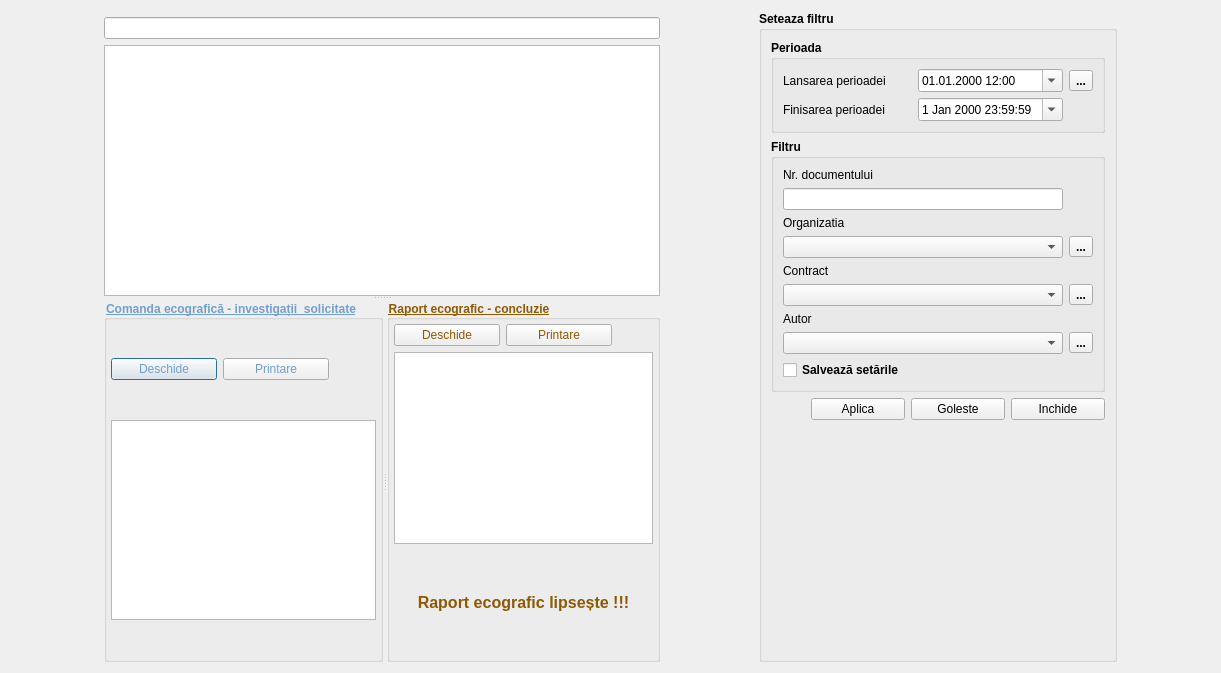
<?xml version="1.0" encoding="UTF-8"?>
<ui version="4.0">
 <class>OrderView</class>
 <widget class="QDialog" name="OrderView">
  <property name="geometry">
   <rect>
    <x>0</x>
    <y>0</y>
    <width>1221</width>
    <height>673</height>
   </rect>
  </property>
  <property name="font">
   <font>
    <family>Segoe UI</family>
   </font>
  </property>
  <property name="windowTitle">
   <string>Dialog</string>
  </property>
  <property name="windowIcon">
   <iconset resource="../../resources/resource.qrc">
    <normaloff>:/img/documents/orderEcho.png</normaloff>:/img/documents/orderEcho.png</iconset>
  </property>
  <layout class="QGridLayout" name="gridLayout_6">
   <item row="1" column="0">
    <widget class="SearchLineEdit" name="editFilterPattern">
     <property name="sizePolicy">
      <sizepolicy hsizetype="Preferred" vsizetype="Fixed">
       <horstretch>0</horstretch>
       <verstretch>0</verstretch>
      </sizepolicy>
     </property>
     <property name="clearButtonEnabled">
      <bool>true</bool>
     </property>
    </widget>
   </item>
   <item row="2" column="0">
    <widget class="QSplitter" name="splitter_3">
     <property name="orientation">
      <enum>Qt::Orientation::Vertical</enum>
     </property>
     <widget class="QTableView" name="tableView"/>
     <widget class="QSplitter" name="splitter">
      <property name="orientation">
       <enum>Qt::Orientation::Horizontal</enum>
      </property>
      <widget class="QGroupBox" name="groupBox_table_order">
       <property name="font">
        <font>
         <family>.AppleSystemUIFont</family>
         <bold>true</bold>
         <underline>true</underline>
        </font>
       </property>
       <property name="styleSheet">
        <string notr="true">color: rgb(114, 159, 207);</string>
       </property>
       <property name="title">
        <string>Comanda ecografică - investigații  solicitate</string>
       </property>
       <layout class="QGridLayout" name="gridLayout_5">
        <property name="leftMargin">
         <number>4</number>
        </property>
        <property name="topMargin">
         <number>4</number>
        </property>
        <property name="rightMargin">
         <number>4</number>
        </property>
        <property name="bottomMargin">
         <number>4</number>
        </property>
        <item row="0" column="1">
         <widget class="QPushButton" name="btnOpenOrder">
          <property name="minimumSize">
           <size>
            <width>106</width>
            <height>0</height>
           </size>
          </property>
          <property name="text">
           <string>Deschide</string>
          </property>
          <property name="icon">
           <iconset resource="../../resources/resource.qrc">
            <normaloff>:/img/catalogs/open_catalog.png</normaloff>:/img/catalogs/open_catalog.png</iconset>
          </property>
         </widget>
        </item>
        <item row="0" column="2">
         <widget class="QPushButton" name="btnPrintOrder">
          <property name="minimumSize">
           <size>
            <width>106</width>
            <height>0</height>
           </size>
          </property>
          <property name="text">
           <string>Printare</string>
          </property>
          <property name="icon">
           <iconset resource="../../resources/resource.qrc">
            <normaloff>:/img/actions/print.png</normaloff>:/img/actions/print.png</iconset>
          </property>
         </widget>
        </item>
        <item row="0" column="3">
         <spacer name="horizontalSpacer_3">
          <property name="orientation">
           <enum>Qt::Orientation::Horizontal</enum>
          </property>
          <property name="sizeHint" stdset="0">
           <size>
            <width>40</width>
            <height>20</height>
           </size>
          </property>
         </spacer>
        </item>
        <item row="1" column="1" colspan="3">
         <widget class="QTableView" name="tableOrder">
          <property name="sizePolicy">
           <sizepolicy hsizetype="Expanding" vsizetype="Preferred">
            <horstretch>0</horstretch>
            <verstretch>0</verstretch>
           </sizepolicy>
          </property>
          <property name="maximumSize">
           <size>
            <width>16777215</width>
            <height>200</height>
           </size>
          </property>
          <property name="font">
           <font>
            <bold>false</bold>
            <underline>false</underline>
           </font>
          </property>
         </widget>
        </item>
       </layout>
      </widget>
      <widget class="QGroupBox" name="groupBox_table_report">
       <property name="font">
        <font>
         <family>.AppleSystemUIFont</family>
         <bold>true</bold>
         <underline>true</underline>
        </font>
       </property>
       <property name="styleSheet">
        <string notr="true">color: rgb(143, 89, 2);</string>
       </property>
       <property name="title">
        <string>Raport ecografic - concluzie</string>
       </property>
       <layout class="QGridLayout" name="gridLayout_4">
        <property name="leftMargin">
         <number>4</number>
        </property>
        <property name="topMargin">
         <number>4</number>
        </property>
        <property name="rightMargin">
         <number>4</number>
        </property>
        <property name="bottomMargin">
         <number>4</number>
        </property>
        <item row="0" column="0">
         <widget class="QPushButton" name="btnOpenReport">
          <property name="minimumSize">
           <size>
            <width>106</width>
            <height>0</height>
           </size>
          </property>
          <property name="text">
           <string>Deschide</string>
          </property>
          <property name="icon">
           <iconset resource="../../resources/resource.qrc">
            <normaloff>:/img/catalogs/open_catalog.png</normaloff>:/img/catalogs/open_catalog.png</iconset>
          </property>
         </widget>
        </item>
        <item row="0" column="2">
         <spacer name="horizontalSpacer_2">
          <property name="orientation">
           <enum>Qt::Orientation::Horizontal</enum>
          </property>
          <property name="sizeHint" stdset="0">
           <size>
            <width>40</width>
            <height>20</height>
           </size>
          </property>
         </spacer>
        </item>
        <item row="1" column="0" colspan="3">
         <widget class="QTableView" name="tableReport">
          <property name="sizePolicy">
           <sizepolicy hsizetype="Expanding" vsizetype="Preferred">
            <horstretch>0</horstretch>
            <verstretch>0</verstretch>
           </sizepolicy>
          </property>
          <property name="maximumSize">
           <size>
            <width>16777215</width>
            <height>200</height>
           </size>
          </property>
          <property name="font">
           <font>
            <bold>false</bold>
            <underline>false</underline>
           </font>
          </property>
         </widget>
        </item>
        <item row="0" column="1">
         <widget class="QPushButton" name="btnPrintReport">
          <property name="minimumSize">
           <size>
            <width>106</width>
            <height>0</height>
           </size>
          </property>
          <property name="text">
           <string>Printare</string>
          </property>
          <property name="icon">
           <iconset resource="../../resources/resource.qrc">
            <normaloff>:/img/actions/print.png</normaloff>:/img/actions/print.png</iconset>
          </property>
         </widget>
        </item>
        <item row="2" column="0" colspan="3">
         <widget class="QLabel" name="text_empty_report">
          <property name="font">
           <font>
            <pointsize>12</pointsize>
            <bold>true</bold>
           </font>
          </property>
          <property name="text">
           <string>Raport ecografic lipsește !!!</string>
          </property>
          <property name="alignment">
           <set>Qt::AlignmentFlag::AlignCenter</set>
          </property>
         </widget>
        </item>
       </layout>
      </widget>
     </widget>
    </widget>
   </item>
   <item row="0" column="1" rowspan="3">
    <widget class="QGroupBox" name="groupBoxFilter">
     <property name="sizePolicy">
      <sizepolicy hsizetype="Fixed" vsizetype="Preferred">
       <horstretch>0</horstretch>
       <verstretch>0</verstretch>
      </sizepolicy>
     </property>
     <property name="font">
      <font>
       <family>Segoe UI</family>
       <bold>true</bold>
      </font>
     </property>
     <property name="title">
      <string>Seteaza filtru</string>
     </property>
     <layout class="QGridLayout" name="gridLayout_3">
      <item row="0" column="0">
       <widget class="QGroupBox" name="groupPeriod">
        <property name="title">
         <string>Perioada</string>
        </property>
        <layout class="QGridLayout" name="gridLayout">
         <item row="0" column="0">
          <widget class="QLabel" name="label">
           <property name="font">
            <font>
             <family>Segoe UI</family>
             <bold>false</bold>
            </font>
           </property>
           <property name="text">
            <string>Lansarea perioadei</string>
           </property>
          </widget>
         </item>
         <item row="0" column="1">
          <widget class="QDateTimeEdit" name="dateStart">
           <property name="sizePolicy">
            <sizepolicy hsizetype="Minimum" vsizetype="Fixed">
             <horstretch>0</horstretch>
             <verstretch>0</verstretch>
            </sizepolicy>
           </property>
           <property name="font">
            <font>
             <family>Segoe UI</family>
             <bold>false</bold>
            </font>
           </property>
           <property name="dateTime">
            <datetime>
             <hour>12</hour>
             <minute>0</minute>
             <second>0</second>
             <year>2000</year>
             <month>1</month>
             <day>1</day>
            </datetime>
           </property>
           <property name="displayFormat">
            <string>dd.MM.yyyy HH:mm</string>
           </property>
           <property name="calendarPopup">
            <bool>true</bool>
           </property>
          </widget>
         </item>
         <item row="1" column="1">
          <widget class="QDateTimeEdit" name="dateEnd">
           <property name="font">
            <font>
             <family>Segoe UI</family>
             <bold>false</bold>
            </font>
           </property>
           <property name="dateTime">
            <datetime>
             <hour>23</hour>
             <minute>59</minute>
             <second>59</second>
             <year>2000</year>
             <month>1</month>
             <day>1</day>
            </datetime>
           </property>
           <property name="calendarPopup">
            <bool>true</bool>
           </property>
          </widget>
         </item>
         <item row="1" column="0">
          <widget class="QLabel" name="label_2">
           <property name="font">
            <font>
             <family>Segoe UI</family>
             <bold>false</bold>
            </font>
           </property>
           <property name="text">
            <string>Finisarea perioadei</string>
           </property>
          </widget>
         </item>
         <item row="0" column="2">
          <widget class="QToolButton" name="btnSelectPeriod">
           <property name="minimumSize">
            <size>
             <width>0</width>
             <height>0</height>
            </size>
           </property>
           <property name="text">
            <string>...</string>
           </property>
          </widget>
         </item>
        </layout>
       </widget>
      </item>
      <item row="1" column="0">
       <widget class="QGroupBox" name="groupBoxItemFilter">
        <property name="title">
         <string>Filtru</string>
        </property>
        <layout class="QGridLayout" name="gridLayout_2">
         <item row="1" column="0">
          <widget class="QLineEdit" name="numberDoc"/>
         </item>
         <item row="0" column="0">
          <widget class="QLabel" name="label_3">
           <property name="font">
            <font>
             <family>Segoe UI</family>
             <bold>false</bold>
            </font>
           </property>
           <property name="text">
            <string>Nr. documentului</string>
           </property>
          </widget>
         </item>
         <item row="7" column="0">
          <widget class="QComboBox" name="comboUsers"/>
         </item>
         <item row="4" column="0">
          <widget class="QLabel" name="label_5">
           <property name="font">
            <font>
             <family>Segoe UI</family>
             <bold>false</bold>
            </font>
           </property>
           <property name="text">
            <string>Contract</string>
           </property>
          </widget>
         </item>
         <item row="3" column="0">
          <widget class="QComboBox" name="comboOrganizations">
           <property name="font">
            <font>
             <family>Segoe UI</family>
             <bold>false</bold>
            </font>
           </property>
          </widget>
         </item>
         <item row="3" column="1">
          <widget class="QToolButton" name="openCatOrganization">
           <property name="text">
            <string>...</string>
           </property>
           <property name="icon">
            <iconset resource="../../resources/resource.qrc">
             <normaloff>:/img/catalogs/open_catalog.png</normaloff>:/img/catalogs/open_catalog.png</iconset>
           </property>
          </widget>
         </item>
         <item row="6" column="0">
          <widget class="QLabel" name="label_6">
           <property name="font">
            <font>
             <family>Segoe UI</family>
             <bold>false</bold>
            </font>
           </property>
           <property name="text">
            <string>Autor</string>
           </property>
          </widget>
         </item>
         <item row="7" column="1">
          <widget class="QToolButton" name="openCatUser">
           <property name="text">
            <string>...</string>
           </property>
           <property name="icon">
            <iconset resource="../../resources/resource.qrc">
             <normaloff>:/img/catalogs/open_catalog.png</normaloff>:/img/catalogs/open_catalog.png</iconset>
           </property>
          </widget>
         </item>
         <item row="5" column="0">
          <widget class="QComboBox" name="comboContracts">
           <property name="font">
            <font>
             <family>Segoe UI</family>
             <bold>false</bold>
            </font>
           </property>
          </widget>
         </item>
         <item row="5" column="1">
          <widget class="QToolButton" name="openCatContract">
           <property name="text">
            <string>...</string>
           </property>
           <property name="icon">
            <iconset resource="../../resources/resource.qrc">
             <normaloff>:/img/catalogs/open_catalog.png</normaloff>:/img/catalogs/open_catalog.png</iconset>
           </property>
          </widget>
         </item>
         <item row="2" column="0">
          <widget class="QLabel" name="label_4">
           <property name="font">
            <font>
             <family>Segoe UI</family>
             <bold>false</bold>
            </font>
           </property>
           <property name="text">
            <string>Organizatia</string>
           </property>
          </widget>
         </item>
         <item row="8" column="0">
          <widget class="QCheckBox" name="saveFilter">
           <property name="text">
            <string>Salvează setările</string>
           </property>
          </widget>
         </item>
        </layout>
       </widget>
      </item>
      <item row="2" column="0">
       <layout class="QHBoxLayout" name="horizontalLayout_2">
        <item>
         <spacer name="horizontalSpacer">
          <property name="orientation">
           <enum>Qt::Orientation::Horizontal</enum>
          </property>
          <property name="sizeHint" stdset="0">
           <size>
            <width>40</width>
            <height>20</height>
           </size>
          </property>
         </spacer>
        </item>
        <item>
         <widget class="QPushButton" name="btnApplyFilter">
          <property name="minimumSize">
           <size>
            <width>94</width>
            <height>0</height>
           </size>
          </property>
          <property name="font">
           <font>
            <family>Segoe UI</family>
            <bold>false</bold>
           </font>
          </property>
          <property name="text">
           <string>Aplica</string>
          </property>
          <property name="icon">
           <iconset resource="../../resources/resource.qrc">
            <normaloff>:/img/btns/valide.png</normaloff>:/img/btns/valide.png</iconset>
          </property>
         </widget>
        </item>
        <item>
         <widget class="QPushButton" name="btnClearFilter">
          <property name="minimumSize">
           <size>
            <width>94</width>
            <height>0</height>
           </size>
          </property>
          <property name="font">
           <font>
            <family>Segoe UI</family>
            <bold>false</bold>
           </font>
          </property>
          <property name="text">
           <string>Goleste</string>
          </property>
          <property name="icon">
           <iconset resource="../../resources/resource.qrc">
            <normaloff>:/img/actions/trash.png</normaloff>:/img/actions/trash.png</iconset>
          </property>
         </widget>
        </item>
        <item>
         <widget class="QPushButton" name="btnCloseFilter">
          <property name="minimumSize">
           <size>
            <width>94</width>
            <height>0</height>
           </size>
          </property>
          <property name="font">
           <font>
            <family>Segoe UI</family>
            <bold>false</bold>
           </font>
          </property>
          <property name="text">
           <string>Inchide</string>
          </property>
          <property name="icon">
           <iconset resource="../../resources/resource.qrc">
            <normaloff>:/img/btns/close.png</normaloff>:/img/btns/close.png</iconset>
          </property>
         </widget>
        </item>
       </layout>
      </item>
      <item row="3" column="0">
       <spacer name="verticalSpacer">
        <property name="orientation">
         <enum>Qt::Orientation::Vertical</enum>
        </property>
        <property name="sizeHint" stdset="0">
         <size>
          <width>20</width>
          <height>236</height>
         </size>
        </property>
       </spacer>
      </item>
     </layout>
    </widget>
   </item>
   <item row="0" column="0">
    <layout class="QHBoxLayout" name="layoutToolBar">
     <item>
      <widget class="Line" name="line">
       <property name="orientation">
        <enum>Qt::Orientation::Vertical</enum>
       </property>
      </widget>
     </item>
    </layout>
   </item>
  </layout>
 </widget>
 <customwidgets>
  <customwidget>
   <class>SearchLineEdit</class>
   <extends>QLineEdit</extends>
   <header>ui/widgets/searchlineedit.h</header>
  </customwidget>
 </customwidgets>
 <resources>
  <include location="../../resources/resource.qrc"/>
 </resources>
 <connections/>
</ui>
